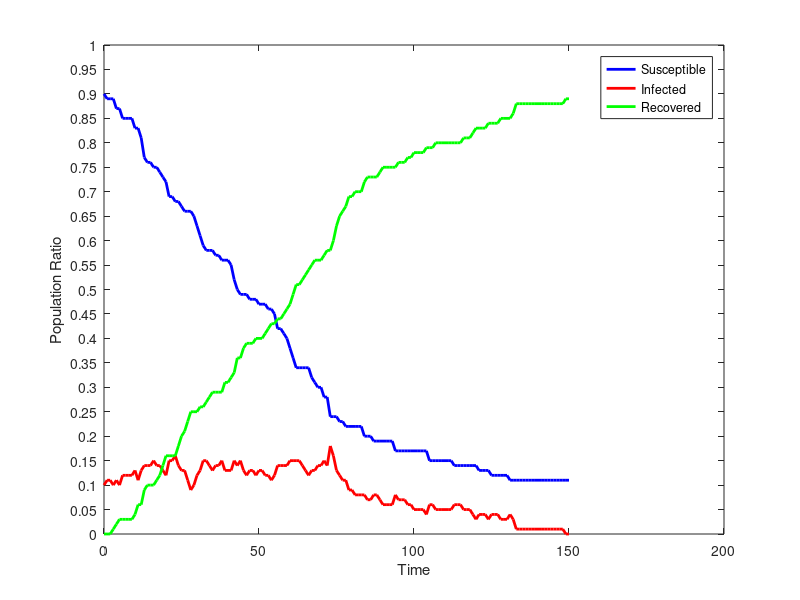

Recreate this plot in MATLAB.
dynamics = [
90,10,0;
89,11,0;
89,11,0;
89,10,1;
87,11,2;
87,10,3;
85,12,3;
85,12,3;
85,12,3;
85,12,3;
83,13,4;
83,11,6;
81,13,6;
77,14,9;
76,14,10;
76,14,10;
75,15,10;
75,14,11;
74,14,12;
73,13,14;
72,12,16;
69,15,16;
69,15,16;
68,16,16;
68,14,18;
67,13,20;
66,13,21;
66,11,23;
66,9,25;
65,10,25;
63,12,25;
61,13,26;
59,15,26;
58,15,27;
58,14,28;
58,13,29;
57,14,29;
57,14,29;
56,15,29;
56,13,31;
56,13,31;
55,13,32;
52,15,33;
50,14,36;
49,15,36;
49,13,38;
49,12,39;
48,13,39;
48,13,39;
48,12,40;
47,13,40;
47,13,40;
47,12,41;
46,12,42;
46,11,43;
45,12,43;
42,14,44;
42,14,44;
41,14,45;
40,14,46;
38,15,47;
36,15,49;
34,15,51;
34,15,51;
34,14,52;
34,13,53;
34,12,54;
32,13,55;
31,13,56;
30,14,56;
30,14,56;
28,15,57;
28,14,58;
24,18,58;
24,16,60;
24,13,63;
23,12,65;
23,11,66;
22,11,67;
22,9,69;
22,9,69;
22,8,70;
22,8,70;
22,8,70;
20,8,72;
20,7,73;
20,7,73;
19,8,73;
19,8,73;
19,7,74;
19,6,75;
19,6,75;
19,6,75;
19,6,75;
17,8,75;
17,7,76;
17,7,76;
17,7,76;
17,6,77;
17,6,77;
17,5,78;
17,5,78;
17,5,78;
17,5,78;
17,4,79;
15,6,79;
15,6,79;
15,5,80;
15,5,80;
15,5,80;
15,5,80;
15,5,80;
15,5,80;
14,6,80;
14,6,80;
14,6,80;
14,5,81;
14,5,81;
14,5,81;
14,4,82;
14,3,83;
13,4,83;
13,4,83;
13,4,83;
13,3,84;
12,4,84;
12,4,84;
12,4,84;
12,3,85;
12,3,85;
12,3,85;
11,4,85;
11,3,86;
11,1,88;
11,1,88;
11,1,88;
11,1,88;
11,1,88;
11,1,88;
11,1,88;
11,1,88;
11,1,88;
11,1,88;
11,1,88;
11,1,88;
11,1,88;
11,1,88;
11,1,88;
11,1,88;
11,0,89;
11,0,89;
];
susceptible = dynamics (:, 1);
infected = dynamics (:, 2);
recovered = dynamics (:, 3);
totalPopulation = susceptible(1) + infected(1) + recovered(1);
susceptibleRatio = susceptible ./ totalPopulation;
infectedRatio = infected ./ totalPopulation;
recoveredRatio = recovered ./ totalPopulation;
steps = length (susceptible);
indices = 0 : steps - 1;
figure
plot (indices, susceptibleRatio.', 'color', 'blue', 'linewidth', 2);
hold on
plot (indices, infectedRatio.', 'color', 'red', 'linewidth', 2);
hold on
plot (indices, recoveredRatio.', 'color', 'green', 'linewidth', 2);
set(gca,'YTick',0:0.05:1.0);
xlabel ('Time');
ylabel ('Population Ratio');
legend('Susceptible','Infected', 'Recovered');
